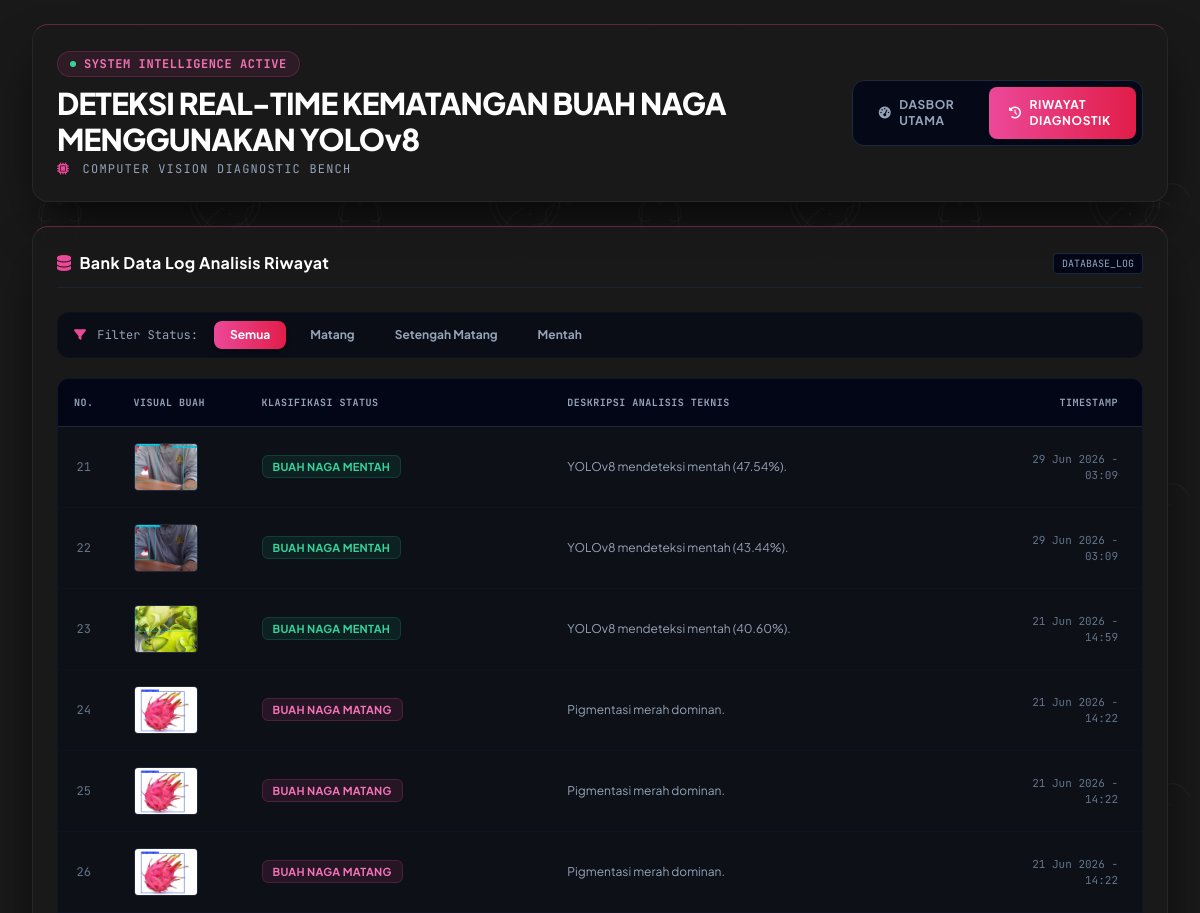
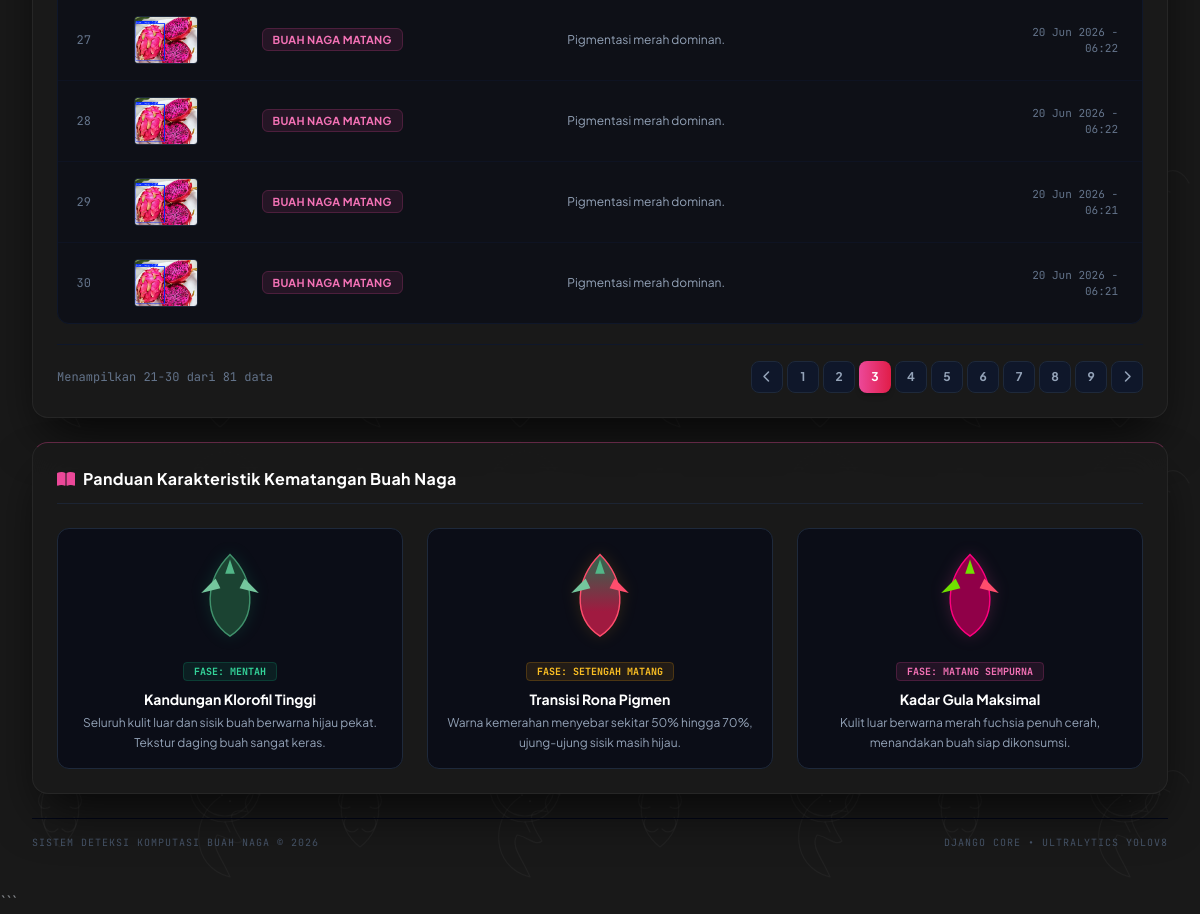
/?tab=history&page=3, run on the app's committed database (2 pictures, top to bottom).
### detektor/models.py (models this page shows)
class RiwayatDeteksi(models.Model):
    status = models.CharField(max_length=100)
    deskripsi = models.TextField()
    image_path = models.CharField(max_length=255)
    created_at = models.DateTimeField(auto_now_add=True)
    class Meta:
        ordering = ['-created_at']

### detektor/views.py (the view, shortened to what this page needs)
# urls.py: path('', views.index, name='index'),
def index(request):
    konteks = {
        'judul_sistem': 'DETEKSI REAL-TIME KEMATANGAN BUAH NAGA MENGGUNAKAN YOLOv8',
        'pake_kamera': request.GET.get('mode') == 'kamera'
    }
    status_filter = request.GET.get('status')
    riwayat_list = RiwayatDeteksi.objects.all().order_by('-id')
    if status_filter == 'matang':
        riwayat_list = riwayat_list.filter(status='Buah Naga Matang')
    elif status_filter == 'setengah':
        riwayat_list = riwayat_list.filter(status='Buah Naga Setengah Matang')
    elif status_filter == 'mentah':
        riwayat_list = riwayat_list.filter(status='Buah Naga Mentah')
    paginator = Paginator(riwayat_list, 10)  # Batas 10 data per halaman
    page = request.GET.get('page')
    try:
        riwayat_page = paginator.page(page)
    except PageNotAnInteger:
        riwayat_page = paginator.page(1)
    except EmptyPage:
        riwayat_page = paginator.page(paginator.num_pages)
    konteks.update({
        'riwayat': riwayat_page,
        'status_filter': status_filter
    })
    return render(
        request,
        'detektor/index.html',
        konteks
    )

### detektor/templates/detektor/index.html (shortened to what this page needs)
<!DOCTYPE html>
<html lang="id">
<head>
    <script src="https://cdn.tailwindcss.com"></script>
    <link rel="stylesheet" href="https://cdnjs.cloudflare.com/ajax/libs/font-awesome/6.4.0/css/all.min.css">
</head>
<body class="text-slate-200 antialiased min-h-screen flex flex-col justify-between relative overflow-x-hidden font-sans">
    <div class="relative z-10 flex flex-col justify-between flex-grow w-full max-w-7xl mx-auto px-4 sm:px-6 lg:px-8 py-6 gap-6">
        <header class="w-full premium-panel rounded-2xl p-6 relative overflow-hidden">
            <div class="flex flex-col md:flex-row items-center justify-between gap-6 relative z-10">
                <div>
                    <div class="inline-flex items-center gap-2 px-3 py-1 rounded-full bg-pink-500/10 border border-pink-500/20 text-pink-400 text-xs font-mono font-bold tracking-wider mb-2">
                        <span class="w-1.5 h-1.5 bg-emerald-400 rounded-full animate-ping"></span> SYSTEM INTELLIGENCE ACTIVE
                    </div>
                    <h1 class="text-xl md:text-2xl lg:text-3xl font-extrabold tracking-tight text-white leading-tight">
                        {{ judul_sistem|default:"DETEKSI REAL-TIME KEMATANGAN BUAH NAGA" }}
                    </h1>
                    <p class="text-xs font-mono text-slate-400 mt-1 uppercase tracking-widest">
                        <i class="fa-solid fa-microchip text-pink-500 mr-1"></i> Computer Vision Diagnostic Bench
                    </p>
                </div>
                <div class="flex items-center gap-2 bg-slate-950/80 p-1.5 rounded-xl border border-slate-800 w-full md:w-auto">
                    <a href="/" id="btn-tab-dashboard" class="flex-1 md:flex-initial flex items-center justify-center gap-2 px-5 py-2.5 rounded-lg text-xs font-bold uppercase tracking-wider transition-all bg-gradient-to-r from-pink-500 to-rose-600 text-white shadow-md">
                        <i class="fa-solid fa-gauge-high"></i> Dasbor Utama
                    </a>
                    <a href="?tab=history" id="btn-tab-history" class="flex-1 md:flex-initial flex items-center justify-center gap-2 px-5 py-2.5 rounded-lg text-xs font-bold uppercase tracking-wider transition-all text-slate-400 hover:text-slate-200">
                        <i class="fa-solid fa-clock-rotate-left"></i> Riwayat Diagnostik
                    </a>
                </div>
            </div>
        </header>
        <main id="tab-history" class="hidden w-full premium-panel rounded-2xl p-6 transition-all duration-300">
            <div class="flex items-center justify-between mb-6 pb-3 border-b border-slate-800/80">
                <h2 class="font-bold text-white tracking-wide flex items-center gap-2 text-sm md:text-base">
                    <i class="fa-solid fa-database text-pink-500"></i> Bank Data Log Analisis Riwayat
                </h2>
                <span class="text-[10px] font-mono bg-slate-950 px-2 py-0.5 rounded border border-slate-800 text-slate-400">DATABASE_LOG</span>
            </div>
            <div class="flex flex-wrap items-center gap-2 mb-5 p-2 rounded-xl bg-slate-950/60 border border-slate-900/60">
                <span class="text-xs font-mono text-slate-400 px-2"><i class="fa-solid fa-filter text-pink-500 mr-1"></i> Filter Status:</span>
                <a href="?tab=history" class="px-4 py-1.5 rounded-lg text-xs font-bold transition-all {% if not status_filter %} bg-gradient-to-r from-pink-500 to-rose-600 text-white shadow-md {% else %} text-slate-400 hover:text-slate-200 hover:bg-slate-900 {% endif %}">
                    Semua
                </a>
                <a href="?tab=history&status=matang" class="px-4 py-1.5 rounded-lg text-xs font-bold transition-all {% if status_filter == 'matang' %} bg-gradient-to-r from-pink-500 to-rose-600 text-white shadow-md {% else %} text-slate-400 hover:text-slate-200 hover:bg-slate-900 {% endif %}">
                    Matang
                </a>
                <a href="?tab=history&status=setengah" class="px-4 py-1.5 rounded-lg text-xs font-bold transition-all {% if status_filter == 'setengah' %} bg-gradient-to-r from-pink-500 to-rose-600 text-white shadow-md {% else %} text-slate-400 hover:text-slate-200 hover:bg-slate-900 {% endif %}">
                    Setengah Matang
                </a>
                <a href="?tab=history&status=mentah" class="px-4 py-1.5 rounded-lg text-xs font-bold transition-all {% if status_filter == 'mentah' %} bg-gradient-to-r from-pink-500 to-rose-600 text-white shadow-md {% else %} text-slate-400 hover:text-slate-200 hover:bg-slate-900 {% endif %}">
                    Mentah
                </a>
            </div>
            <div class="overflow-x-auto rounded-xl border border-slate-900 bg-slate-950/40">
                <table class="w-full text-left border-collapse">
                    <thead>
                        <tr class="bg-slate-950 text-slate-400 uppercase text-[10px] font-mono border-b border-slate-800 tracking-wider">
                            <th class="py-4 px-4 text-center w-12">No.</th>
                            <th class="py-4 px-6 w-32">Visual Buah</th>
                            <th class="py-4 px-6">Klasifikasi Status</th>
                            <th class="py-4 px-6 hidden md:table-cell">Deskripsi Analisis Teknis</th>
                            <th class="py-4 px-6 text-right w-40">Timestamp</th>
                        </tr>
                    </thead>
                    <tbody class="divide-y divide-slate-900/60 text-xs text-slate-300">
                        {% for item in riwayat %}
                        <tr class="hover:bg-slate-900/40 transition-colors">
                            <td class="py-4 px-4 font-mono text-center text-slate-500">{{ riwayat.start_index|add:forloop.counter0 }}</td>
                            <td class="py-4 px-6">
                                <div class="w-16 h-12 rounded bg-black/30 border border-slate-800 overflow-hidden relative group">
                                    <img src="{{ item.image_path }}" class="w-full h-full object-cover" alt="Log">
                                </div>
                            </td>
                            <td class="py-4 px-6">
                                <span class="px-2.5 py-1 rounded-md font-bold text-[11px] uppercase tracking-wide
                                    {% if 'Matang Sempurna' in item.status or 'Matang' in item.status and not 'Setengah' in item.status %} bg-pink-500/10 text-pink-400 border border-pink-500/20
                                    {% elif 'Setengah' in item.status %} bg-amber-500/10 text-amber-400 border border-amber-500/20
                                    {% elif 'Mentah' in item.status %} bg-emerald-500/10 text-emerald-400 border border-emerald-500/20
                                    {% else %} bg-rose-500/10 text-rose-400 border border-rose-500/20 {% endif %}">
                                    {{ item.status }}
                                </span>
                            </td>
                            <td class="py-4 px-6 text-slate-400 hidden md:table-cell max-w-xs truncate">{{ item.deskripsi }}</td>
                            <td class="py-4 px-6 text-right font-mono text-slate-500 text-[11px]">{{ item.created_at|date:"d M Y - H:i" }}</td>
                        </tr>
                        {% endfor %}
                    </tbody>
                </table>
            </div>
            {% if riwayat.has_other_pages %}
            <div class="flex flex-col sm:flex-row items-center justify-between mt-5 pt-4 border-t border-slate-900 gap-4">
                <div class="text-xs text-slate-500 font-mono">
                    Menampilkan {{ riwayat.start_index }}-{{ riwayat.end_index }} dari {{ riwayat.paginator.count }} data
                </div>
                <div class="flex items-center gap-1">
                    {% if riwayat.has_previous %}
                        <a href="?tab=history{% if status_filter %}&status={{ status_filter }}{% endif %}&page={{ riwayat.previous_page_number }}" class="w-8 h-8 rounded-lg bg-slate-900 border border-slate-800 text-slate-400 hover:text-white flex items-center justify-center text-xs font-bold transition-all">
                            <i class="fa-solid fa-chevron-left"></i>
                        </a>
                    {% endif %}
                    {% for i in riwayat.paginator.page_range %}
                        {% if riwayat.number == i %}
                            <span class="w-8 h-8 rounded-lg bg-gradient-to-r from-pink-500 to-rose-600 text-white flex items-center justify-center text-xs font-bold shadow-md">
                                {{ i }}
                            </span>
                        {% else %}
                            <a href="?tab=history{% if status_filter %}&status={{ status_filter }}{% endif %}&page={{ i }}" class="w-8 h-8 rounded-lg bg-slate-900 border border-slate-800 text-slate-400 hover:text-white flex items-center justify-center text-xs font-bold transition-all">
                                {{ i }}
                            </a>
                        {% endif %}
                    {% endfor %}
                    {% if riwayat.has_next %}
                        <a href="?tab=history{% if status_filter %}&status={{ status_filter }}{% endif %}&page={{ riwayat.next_page_number }}" class="w-8 h-8 rounded-lg bg-slate-900 border border-slate-800 text-slate-400 hover:text-white flex items-center justify-center text-xs font-bold transition-all">
                            <i class="fa-solid fa-chevron-right"></i>
                        </a>
                    {% endif %}
                </div>
            </div>
            {% endif %}
        </main>
        <section class="w-full premium-panel rounded-2xl p-6">
            <div class="flex items-center gap-2 mb-6 pb-3 border-b border-slate-800/80">
                <i class="fa-solid fa-book-open text-pink-500"></i>
                <h2 class="font-bold text-white tracking-wide text-sm md:text-base">Panduan Karakteristik Kematangan Buah Naga</h2>
            </div>
            <div class="grid grid-cols-1 md:grid-cols-3 gap-6">
                <div class="bg-slate-950/60 rounded-xl p-4 border border-slate-800 flex flex-col items-center text-center gap-4">
                    <div class="w-24 h-24 filter drop-shadow-[0_0_8px_rgba(16,185,129,0.15)]">
                        <svg viewBox="0 0 100 100" class="w-full h-full">
                            <path d="M50 10 C25 35 20 75 50 95 C80 75 75 35 50 10 Z" fill="#1b4332" stroke="#40916c" stroke-width="1.5"/>
                            <path d="M50 15 L45 30 L55 30 Z" fill="#52b788"/>
                            <path d="M35 35 L20 50 L40 45 Z" fill="#74c69d"/>
                            <path d="M65 35 L80 50 L60 45 Z" fill="#74c69d"/>
                        </svg>
                    </div>
                    <div>
                        <span class="px-2.5 py-0.5 rounded text-[10px] font-bold font-mono bg-emerald-500/10 text-emerald-400 border border-emerald-500/20">FASE: MENTAH</span>
                        <h3 class="text-sm font-bold text-white mt-2">Kandungan Klorofil Tinggi</h3>
                        <p class="text-xs text-slate-400 mt-1 leading-relaxed">Seluruh kulit luar dan sisik buah berwarna hijau pekat. Tekstur daging buah sangat keras.</p>
                    </div>
                </div>
                <div class="bg-slate-950/60 rounded-xl p-4 border border-slate-800 flex flex-col items-center text-center gap-4">
                    <div class="w-24 h-24 filter drop-shadow-[0_0_8px_rgba(245,158,11,0.15)]">
                    </div>
                    <div>
                        <span class="px-2.5 py-0.5 rounded text-[10px] font-bold font-mono bg-amber-500/10 text-amber-400 border border-amber-500/20">FASE: SETENGAH MATANG</span>
                        <h3 class="text-sm font-bold text-white mt-2">Transisi Rona Pigmen</h3>
                        <p class="text-xs text-slate-400 mt-1 leading-relaxed">Warna kemerahan menyebar sekitar 50% hingga 70%, ujung-ujung sisik masih hijau.</p>
                    </div>
                </div>
                <div class="bg-slate-950/60 rounded-xl p-4 border border-slate-800 flex flex-col items-center text-center gap-4">
                    <div class="w-24 h-24 filter drop-shadow-[0_0_8px_rgba(236,72,153,0.2)]">
                        <svg viewBox="0 0 100 100" class="w-full h-full">
                            <path d="M50 10 C25 35 20 75 50 95 C80 75 75 35 50 10 Z" fill="#900048" stroke="#ff007f" stroke-width="1.5"/>
                            <path d="M50 15 L45 30 L55 30 Z" fill="#70e000"/>
                            <path d="M35 35 L20 50 L40 45 Z" fill="#70e000"/>
                            <path d="M65 35 L80 50 L60 45 Z" fill="#ff4d6d"/>
                        </svg>
                    </div>
                    <div>
                        <span class="px-2.5 py-0.5 rounded text-[10px] font-bold font-mono bg-pink-500/10 text-pink-400 border border-pink-500/20">FASE: MATANG SEMPURNA</span>
                        <h3 class="text-sm font-bold text-white mt-2">Kadar Gula Maksimal</h3>
                        <p class="text-xs text-slate-400 mt-1 leading-relaxed">Kulit luar berwarna merah fuchsia penuh cerah, menandakan buah siap dikonsumsi.</p>
                    </div>
                </div>
            </div>
        </section>
        <footer class="text-center py-4 border-t border-slate-950 text-[10px] font-mono text-slate-600 tracking-widest uppercase flex flex-col sm:flex-row items-center justify-between gap-2">
            <p>Sistem Deteksi Komputasi Buah Naga &copy; 2026</p>
            <p>Django Core &bull; Ultralytics YOLOv8</p>
        </footer>
    </div>
</body>
</html>

### detektor/templates/detektor/index.html (style rules this page uses)
body { background-color: #222222; background-repeat: repeat; }
.premium-panel { background: rgba(26, 26, 26, 0.88); backdrop-filter: blur(16px); -webkit-backdrop-filter: blur(16px); border: 1px solid rgba(255, 255, 255, 0.06); border-top: 1px solid rgba(236, 72, 153, 0.35); box-shadow: 0 25px 50px -12px rgba(0, 0, 0, 0.75); }

### data on the page
RiwayatDeteksi: start_index|add "21", image_path (picture), status "BUAH NAGA MENTAH", deskripsi "YOLOv8 mendeteksi mentah (47.54%).", created_at "29 Jun 2026 - 03:09"
RiwayatDeteksi: start_index|add "22", image_path (picture), status "BUAH NAGA MENTAH", deskripsi "YOLOv8 mendeteksi mentah (43.44%).", created_at "29 Jun 2026 - 03:09"
RiwayatDeteksi: start_index|add "23", image_path (picture), status "BUAH NAGA MENTAH", deskripsi "YOLOv8 mendeteksi mentah (40.60%).", created_at "21 Jun 2026 - 14:59"
RiwayatDeteksi: start_index|add "24", image_path (picture), status "BUAH NAGA MATANG", deskripsi "Pigmentasi merah dominan.", created_at "21 Jun 2026 - 14:22"
RiwayatDeteksi: start_index|add "25", image_path (picture), status "BUAH NAGA MATANG", deskripsi "Pigmentasi merah dominan.", created_at "21 Jun 2026 - 14:22"
RiwayatDeteksi: start_index|add "26", image_path (picture), status "BUAH NAGA MATANG", deskripsi "Pigmentasi merah dominan.", created_at "21 Jun 2026 - 14:22"
RiwayatDeteksi: start_index|add "27", image_path (picture), status "BUAH NAGA MATANG", deskripsi "Pigmentasi merah dominan.", created_at "20 Jun 2026 - 06:22"
RiwayatDeteksi: start_index|add "28", image_path (picture), status "BUAH NAGA MATANG", deskripsi "Pigmentasi merah dominan.", created_at "20 Jun 2026 - 06:22"
RiwayatDeteksi: start_index|add "29", image_path (picture), status "BUAH NAGA MATANG", deskripsi "Pigmentasi merah dominan.", created_at "20 Jun 2026 - 06:21"
RiwayatDeteksi: start_index|add "30", image_path (picture), status "BUAH NAGA MATANG", deskripsi "Pigmentasi merah dominan.", created_at "20 Jun 2026 - 06:21"

### other printed values
{{ judul_sistem|default:"DETEKSI REAL-TIME KEMATANGAN BUAH NAGA" }} "DETEKSI REAL-TIME KEMATANGAN BUAH NAGA MENGGUNAKAN YOLOv8"
{{ riwayat.start_index }} "21"
{{ riwayat.end_index }} "30"
{{ riwayat.paginator.count }} "81"
{{ i }} "1" "2" "4" "5" "6" "7" "8" "9"
{{ i }} "3"
